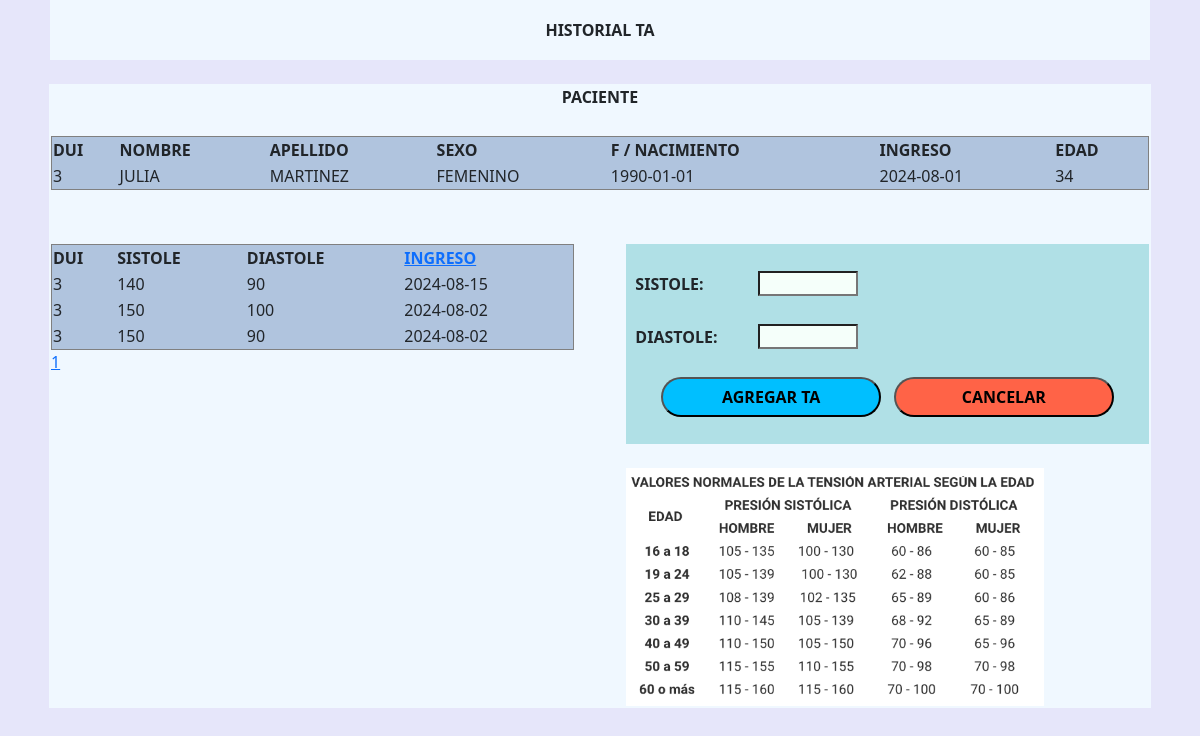
Page /listar_historial.php on the committed database.
### tables this page shows
CREATE TABLE `tmppaciente` (
  `id` int(11) NOT NULL,
  `dui` int(10) NOT NULL,
  `nombre` varchar(25) NOT NULL,
  `apellido` varchar(25) NOT NULL,
  `sexo` varchar(9) NOT NULL,
  `nacimiento` date NOT NULL,
  `ingreso` date NOT NULL
);

CREATE TABLE `tension` (
  `id` int(11) NOT NULL,
  `dui` int(10) NOT NULL,
  `sistole` int(3) NOT NULL,
  `diastole` int(3) NOT NULL,
  `ingreso` date NOT NULL DEFAULT current_timestamp()
);

### listar_historial_mostrar.php (the view, shortened to what this page needs)
<?php
include_once "css.php";
try {
    $pdo = new PDO("mysql:host=localhost;dbname=ta", "root", "");
    $pdo->setAttribute(PDO::ATTR_ERRMODE, PDO::ERRMODE_EXCEPTION);
    $query = $pdo->query("SELECT dui FROM tmppaciente LIMIT 1");
    $result = $query->fetch(PDO::FETCH_ASSOC);
    $dui = $result['dui'];
} catch (PDOException $e) {
    echo "Error: " . $e->getMessage();
}
$limit = 17;
$page = isset($_GET['page']) ? (int)$_GET['page'] : 1;
$offset = ($page - 1) * $limit;
$order = isset($_GET['order']) && $_GET['order'] == 'asc' ? 'ASC' : 'DESC';
try {
    $stmt = $pdo->prepare("SELECT dui, sistole, diastole, ingreso FROM tension WHERE dui = :dui ORDER BY ingreso $order LIMIT :limit OFFSET :offset");
    $stmt->bindParam(':dui', $dui, PDO::PARAM_STR);
    $stmt->bindParam(':limit', $limit, PDO::PARAM_INT);
    $stmt->bindParam(':offset', $offset, PDO::PARAM_INT);
    $stmt->execute();
    $results = $stmt->fetchAll(PDO::FETCH_ASSOC);
    $totalStmt = $pdo->prepare("SELECT COUNT(*) FROM tension WHERE dui = :dui");
    $totalStmt->bindParam(':dui', $dui, PDO::PARAM_STR);
    $totalStmt->execute();
    $totalResults = $totalStmt->fetchColumn();
    $totalPages = ceil($totalResults / $limit);
} catch (PDOException $e) {
    echo "Error: " . $e->getMessage();
}
?>
<!DOCTYPE html>
<html>
<head>
</head>
<body>
    <table border="1" class="tablaDatos">
        <thead>
            <tr>
                <th>DUI</th>
                <th>SISTOLE</th>
                <th>DIASTOLE</th>
                <th>
                    <a href="?page=<?php echo $page; ?>&order=<?php echo $order == 'ASC' ? 'desc' : 'asc'; ?>">
                        INGRESO
                    </a>
                </th>
            </tr>
        </thead>
        <tbody>
            <?php if (!empty($results)) : ?>
                <?php foreach ($results as $row) : ?>
                    <tr>
                        <td align="left"><?php echo htmlspecialchars($row['dui']); ?></td>
                        <td align="left"><?php echo htmlspecialchars($row['sistole']); ?></td>
                        <td align="left"><?php echo htmlspecialchars($row['diastole']); ?></td>
                        <td align="left"><?php echo htmlspecialchars($row['ingreso']); ?></td>
                    </tr>
                <?php endforeach; ?>
            <?php else : ?>
                <tr>
                    <td colspan="4">No se encontraron registros.</td>
                </tr>
            <?php endif; ?>
        </tbody>
    </table>
    <div>
        <?php for ($i = 1; $i <= $totalPages; $i++) : ?>
            <a href="?page=<?php echo $i; ?>&order=<?php echo $order; ?>"><?php echo $i; ?></a>
        <?php endfor; ?>
    </div>
</body>
</html>

### paciente_validar_mostrar_temporal.php (shortened to what this page needs)
<!DOCTYPE html>
<html>
    <head>
        <?php
            include_once "css.php";
        ?>
    </head>
    <body>
        <table width="1100px" border="0">
            <tr>
                <td>
                    <?php
                        $host = 'localhost';
                        $dbname = 'ta';
                        $username = 'root';
                        $password = '';
                        try {
                            $pdo = new PDO("mysql:host=$host;dbname=$dbname;charset=utf8", $username, $password);
                            $pdo->setAttribute(PDO::ATTR_ERRMODE, PDO::ERRMODE_EXCEPTION);
                            $stmt = $pdo->prepare("SELECT dui, nombre, apellido, sexo, nacimiento, ingreso FROM tmppaciente");
                            $stmt->execute();
                            echo "<table border='1' width='100%' class='tablaDatos'>
                                    <tr>
                                        <th>DUI</th>
                                        <th>NOMBRE</th>
                                        <th>APELLIDO</th>
                                        <th>SEXO</th>
                                        <th>F / NACIMIENTO</th>
                                        <th>INGRESO</th>
                                        <th>EDAD</th>
                                    </tr>";
                            while ($row = $stmt->fetch(PDO::FETCH_ASSOC)) {
                                $nacimiento = new DateTime($row['nacimiento']);
                                $hoy = new DateTime();
                                $edad = $hoy->diff($nacimiento)->y;
                                echo "<tr>
                                        <td align='left'>" . htmlspecialchars($row['dui']) . "</td>
                                        <td align='left'>" . htmlspecialchars($row['nombre']) . "</td>
                                        <td align='left'>" . htmlspecialchars($row['apellido']) . "</td>
                                        <td align='left'>" . htmlspecialchars($row['sexo']) . "</td>
                                        <td align='left'>" . htmlspecialchars($row['nacimiento']) . "</td>
                                        <td align='left'>" . htmlspecialchars($row['ingreso']) . "</td>
                                        <td align='left'>" . htmlspecialchars($edad) . "</td>
                                    </tr>";
                            }
                            echo "</table>";
                        } catch (PDOException $e) {
                            echo "Error: " . $e->getMessage();
                        }
                    ?>
                </td>
            </tr>
        </table>
    </body>
</html>

### css.php (style rules this page uses)
.body { background-color: lavender; }
.tablaDatos { width: 100%; background-color:lightsteelblue; }

### rows in the picture
tmppaciente: dui "3", nombre "JULIA", apellido "MARTINEZ", sexo "FEMENINO", nacimiento "1990-01-01", ingreso "2024-08-01"
tension: dui "3", sistole "140", diastole "90", ingreso "2024-08-15"
tension: dui "3", sistole "150", diastole "100", ingreso "2024-08-02"
tension: dui "3", sistole "150", diastole "90", ingreso "2024-08-02"
